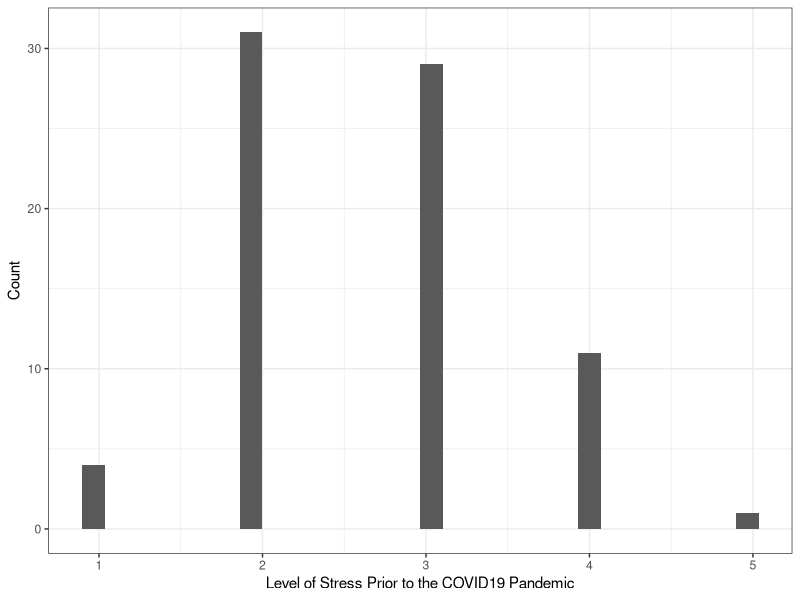
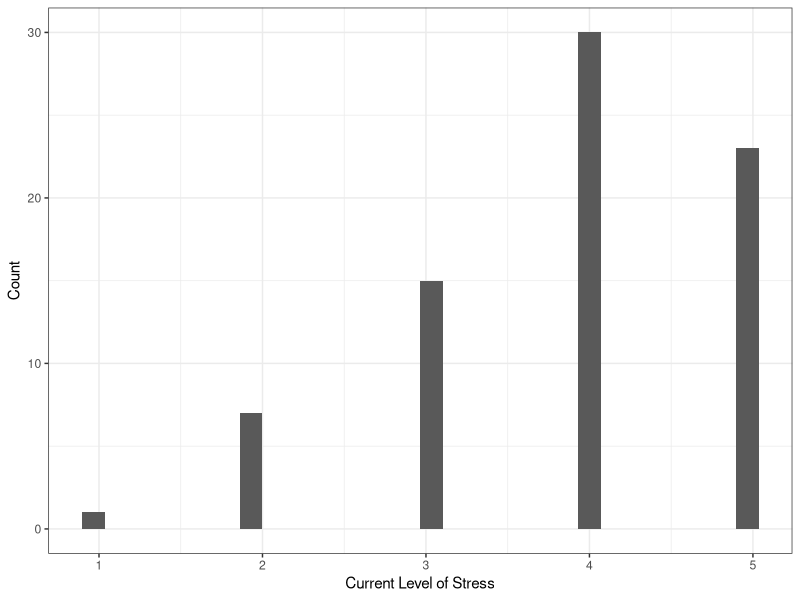

Recreate these plots in R, in order.
## ---- chunk 1
knitr::opts_chunk$set(echo = TRUE)
library(tidyverse)
## ---- chunk 2
# Import data
survey = readxl::read_excel("./data/WIM COVID 19 Data.xlsx")
survey = survey[-1,]
## ---- chunk 3
survey$Q1 = as.numeric(survey$Q1)
wilcox.test(survey$Q1, mu = 1)
## ---- chunk 4
survey$Q2 = as.numeric(survey$Q2)
wilcox.test(survey$Q2, mu = 1)
## ---- chunk 5
survey$Q4 = as.numeric(survey$Q4)
wilcox.test(survey$Q4, mu = 1)
## ---- chunk 6
survey$Q7 = as.numeric(survey$Q7)
wilcox.test(survey$Q7, mu = 1)
## ---- chunk 7
survey$Q8 = as.numeric(survey$Q8)
wilcox.test(survey$Q8, mu = 1)
## ---- chunk 8
Q9 = survey$Q9 %>% as.numeric()
Q9 = Q9[!is.na(Q9)]

wilcox.test(Q9, mu = 1)
## ---- chunk 9
survey$Q10 = as.numeric(survey$Q10)
wilcox.test(survey$Q10, mu = 1)
## ---- chunk 10
survey$Q16 = as.numeric(survey$Q16)
Q16 = survey$Q16[!is.na(survey$Q16)]
survey$Q17 = as.numeric(survey$Q17)
Q17 = survey$Q17[!is.na(survey$Q17)]
wilcox.test(Q16, Q17)
Q1617.compare = data.frame(
  Q16,
  Q17
)
Q1617.compare %>% 
  ggplot(aes(x = Q16)) + geom_histogram() + theme_bw() + labs(
    x = "Level of Stress Prior to the COVID19 Pandemic",
    y = "Count"
  )
Q1617.compare %>% 
  ggplot(aes(x = Q17)) + geom_histogram() + theme_bw() + labs(
    x = "Current Level of Stress",
    y = "Count"
  )
## ---- chunk 11
survey$Q18 = as.numeric(survey$Q18)
wilcox.test(survey$Q10, mu = 1)
## ---- chunk 12
survey$Q19 = as.numeric(survey$Q19)
wilcox.test(survey$Q19, mu = 1)
## ---- chunk 13
survey$Q20 = as.numeric(survey$Q20)
wilcox.test(survey$Q20, mu = 1)
## ---- chunk 14
survey$Q21 = as.numeric(survey$Q21)
wilcox.test(survey$Q21, mu = 1)
